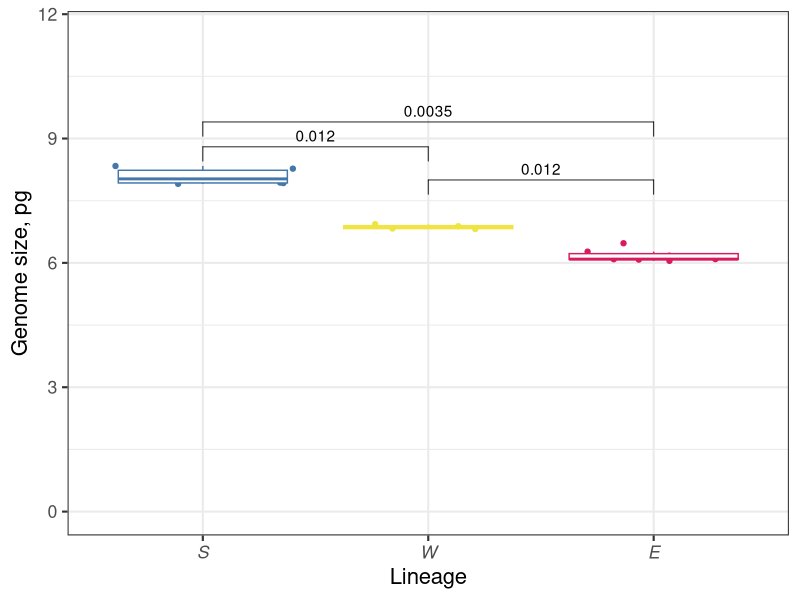
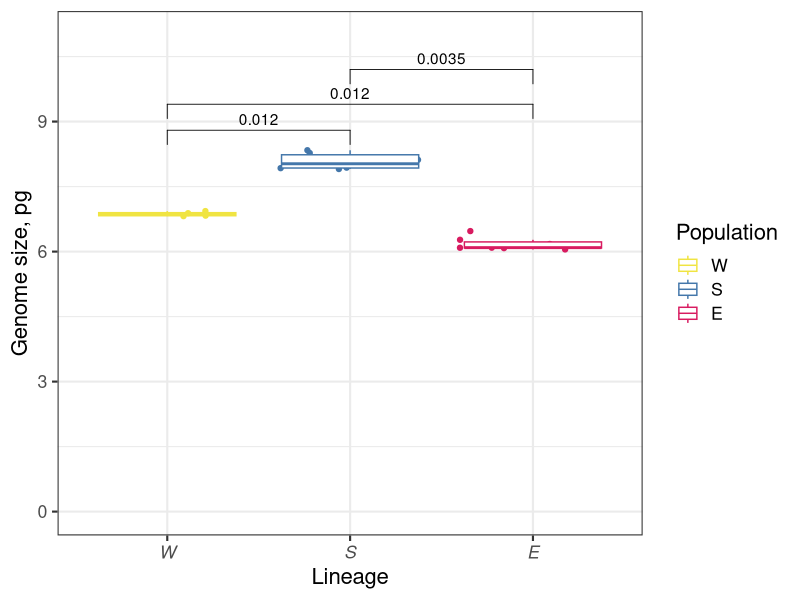
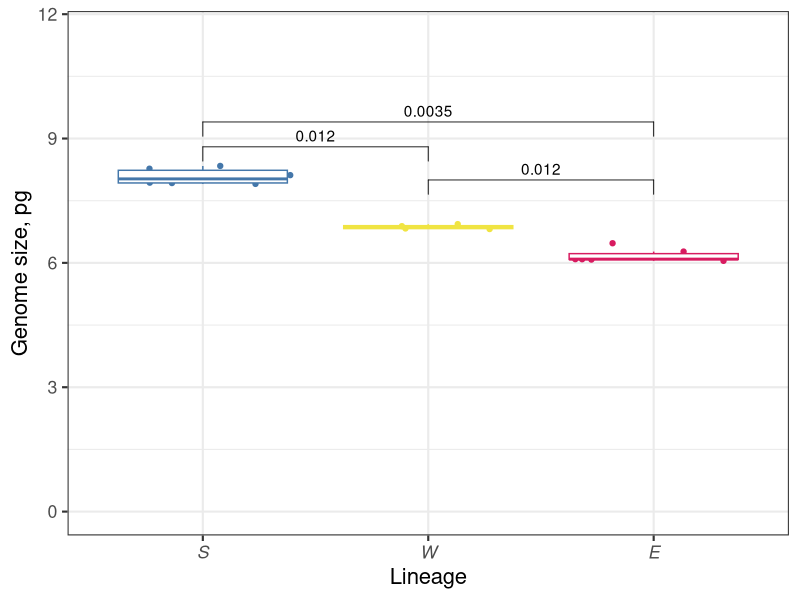
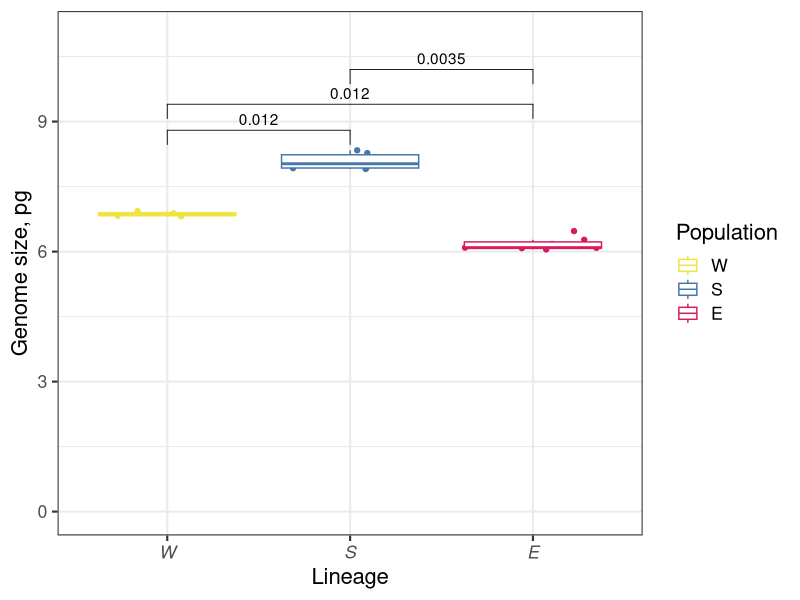
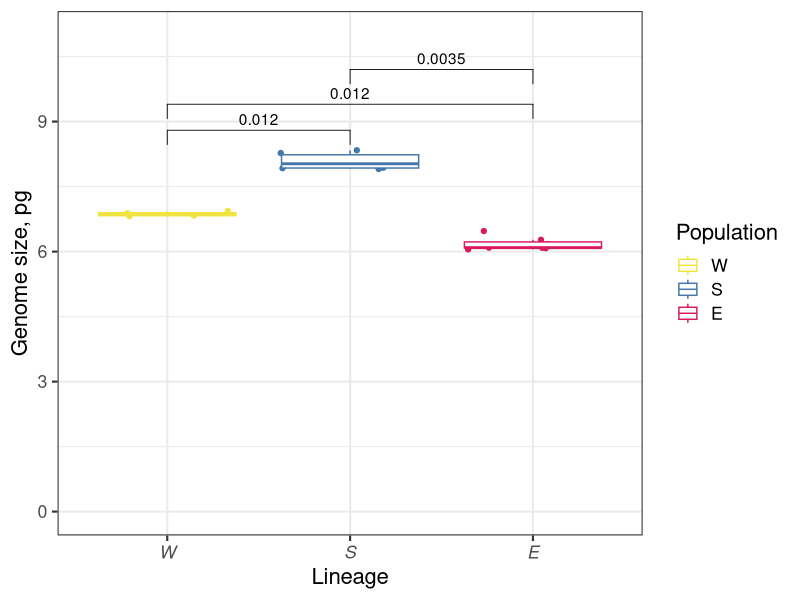

These figures' R source, in order:
library(ggplot2)
library(openxlsx)
library(ggpubr)

## read data
Evedat <- read.xlsx("data/TableS1_FCM.xlsx")
## rename for ease
Evedat$GS <- Evedat$`Est..genome.size,.pg`

## Mann-Whitney test
pairwise.wilcox.test(Evedat$GS, Evedat$Population)
## number of events
median(Evedat$All.Events)
## species medians for the text
median(Evedat[Evedat$Population == "W", "GS"])
median(Evedat[Evedat$Population == "S", "GS"])
median(Evedat[Evedat$Population == "E", "GS"])

## option for FCM in Figure 1. Plotting

Evedat$Population <- factor(Evedat$Population, levels = c("S", "W", "E"))

my_comparisons <- combn(x = unique(Evedat$Population), m = 2, simplify = F)
signif.df <- compare_means(data = Evedat, formula = GS ~ Population, method = "wilcox.test")
signif.df$p.signif <- signif.df$p.adj

ggplot(data = Evedat, 
       aes(x = Population, y = GS)) + expand_limits(y = c(0, 11.5)) +
  geom_jitter(aes(col = Population), show.legend = F) + 
  geom_boxplot(aes(col = Population), outlier.color = 'NA', show.legend = F) + 
  stat_pvalue_manual(signif.df, y.position = c(8.8, 9.4, 8.0)) +
  scale_color_manual(values = c("#4477AA", "#F0E442", "#D81B60")) +
  xlab("Lineage") + ylab("Genome size, pg") + 
  theme_bw(base_size = 16) + 
  theme(axis.text.x = element_text(face = "italic"))

ggsave("FC_long.svg", width = 4.5, height = 7)


###############
## optional for FMC in a separate figure
Evedat$Population <- factor(Evedat$Population, levels = c("W", "S", "E"))

my_comparisons <- combn(x = unique(Evedat$Population), m = 2, simplify = F)
signif.df <- compare_means(data = Evedat, formula = GS ~ Population, method = "wilcox.test")
signif.df$p.signif <- signif.df$p.adj

pairwise.wilcox.test(Evedat$GS, Evedat$Population)

ggplot(data = Evedat, 
       aes(x = Population, y = GS)) + expand_limits(y = c(0, 11)) +
  geom_jitter(aes(col = Population)) + geom_boxplot(aes(col = Population), outlier.color = 'NA') + 
  stat_pvalue_manual(signif.df, y.position = c(8.8, 9.4, 10.2)) +
  scale_color_manual(values = c("#F0E442", "#4477AA", "#D81B60")) +
  xlab("Lineage") + ylab("Genome size, pg") + 
  theme_bw(base_size = 16) + 
  theme(axis.text.x = element_text(face = "italic"))

ggsave("FC.svg", width = 8, height = 5)
ggsave("FC.png", width = 5, height = 4)
